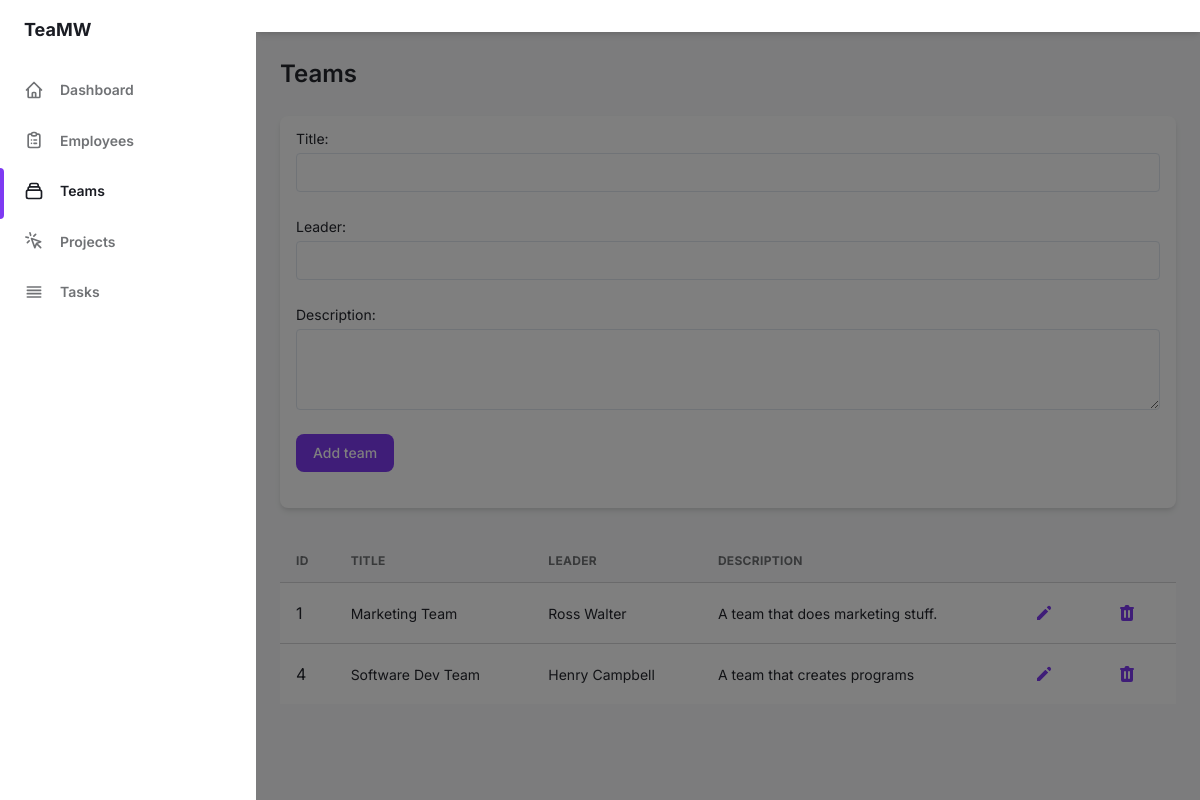
/teams.php, run on the app's committed database.
### tables this page shows
CREATE TABLE `teams` (
  `team_id` int(11) NOT NULL,
  `team_title` varchar(50) NOT NULL,
  `leader` varchar(50) NOT NULL,
  `team_description` varchar(200) DEFAULT NULL
);

### teams.php (the view, shortened to what this page needs)
<?php
  $con = connection();
  $sql = "SELECT * FROM teams";
  $query = mysqli_query($con, $sql);
?>
<!DOCTYPE html>
<html :class="{ 'theme-dark': dark }" x-data="data()" lang="en">
  <head>
    <link rel="stylesheet" href="./assets/css/tailwind.output.css" />
  </head>
  <body>
    <div
      class="flex h-screen bg-gray-50 dark:bg-gray-900"
      :class="{ 'overflow-hidden': isSideMenuOpen}"
    >
      <aside
        class="z-20 hidden w-64 overflow-y-auto bg-white dark:bg-gray-800 md:block flex-shrink-0"
      >
        <div class="py-4 text-gray-500 dark:text-gray-400">
          <a
            class="ml-6 text-lg font-bold text-gray-800 dark:text-gray-200"
            href="#"
          >
            TeaMW
          </a>
          <ul class="mt-6">
            <li class="relative px-6 py-3">
              <a
                class="inline-flex items-center w-full text-sm font-semibold transition-colors duration-150 hover:text-gray-800 dark:hover:text-gray-200"
                href="index.php"
              >
                <svg
                  class="w-5 h-5"
                  aria-hidden="true"
                  fill="none"
                  stroke-linecap="round"
                  stroke-linejoin="round"
                  stroke-width="2"
                  viewBox="0 0 24 24"
                  stroke="currentColor"
                >
                  <path
                    d="M3 12l2-2m0 0l7-7 7 7M5 10v10a1 1 0 001 1h3m10-11l2 2m-2-2v10a1 1 0 01-1 1h-3m-6 0a1 1 0 001-1v-4a1 1 0 011-1h2a1 1 0 011 1v4a1 1 0 001 1m-6 0h6"
                  ></path>
                </svg>
                <span class="ml-4">Dashboard</span>
              </a>
            </li>
          </ul>
          <ul>
            <li class="relative px-6 py-3">
              <a
                class="inline-flex items-center w-full text-sm font-semibold transition-colors duration-150 hover:text-gray-800 dark:hover:text-gray-200"
                href="employees.php"
              >
                <span class="ml-4">Employees</span>
              </a>
            </li>
            <li class="relative px-6 py-3">
              <span
                class="absolute inset-y-0 left-0 w-1 bg-purple-600 rounded-tr-lg rounded-br-lg"
                aria-hidden="true"
              ></span>
              <a
                class="inline-flex items-center w-full text-sm font-semibold text-gray-800 transition-colors duration-150 hover:text-gray-800 dark:hover:text-gray-200 dark:text-gray-100"
                href="teams.php"
              >
                <span class="ml-4">Teams</span>
              </a>
            </li>
            <li class="relative px-6 py-3">
              <a
                class="inline-flex items-center w-full text-sm font-semibold transition-colors duration-150 hover:text-gray-800 dark:hover:text-gray-200"
                href="projects.php"
              >
                <svg
                  class="w-5 h-5"
                  aria-hidden="true"
                  fill="none"
                  stroke-linecap="round"
                  stroke-linejoin="round"
                  stroke-width="2"
                  viewBox="0 0 24 24"
                  stroke="currentColor"
                >
                  <path
                    d="M15 15l-2 5L9 9l11 4-5 2zm0 0l5 5M7.188 2.239l.777 2.897M5.136 7.965l-2.898-.777M13.95 4.05l-2.122 2.122m-5.657 5.656l-2.12 2.122"
                  ></path>
                </svg>
                <span class="ml-4">Projects</span>
              </a>
            </li>
            <li class="relative px-6 py-3">
              <a
                class="inline-flex items-center w-full text-sm font-semibold transition-colors duration-150 hover:text-gray-800 dark:hover:text-gray-200"
                href="tasks.php"
              >
                <svg
                  class="w-5 h-5"
                  aria-hidden="true"
                  fill="none"
                  stroke-linecap="round"
                  stroke-linejoin="round"
                  stroke-width="2"
                  viewBox="0 0 24 24"
                  stroke="currentColor"
                >
                  <path d="M4 6h16M4 10h16M4 14h16M4 18h16"></path>
                </svg>
                <span class="ml-4">Tasks</span>
              </a>
            </li>
        </div>
      </aside>
      <div
        x-show="isSideMenuOpen"
        x-transition:enter="transition ease-in-out duration-150"
        x-transition:enter-start="opacity-0"
        x-transition:enter-end="opacity-100"
        x-transition:leave="transition ease-in-out duration-150"
        x-transition:leave-start="opacity-100"
        x-transition:leave-end="opacity-0"
        class="fixed inset-0 z-10 flex items-end bg-black bg-opacity-50 sm:items-center sm:justify-center"
      ></div>
      <div class="flex flex-col flex-1">
      <header class="z-10 py-4 bg-white shadow-md dark:bg-gray-800">
        </header>
        <main class="h-full pb-16 overflow-y-auto">
          <div class="container px-6 mx-auto grid">
            <h2
              class="my-6 text-2xl font-semibold text-gray-700 dark:text-gray-200"
            >
              Teams
            </h2>
            <form action="insert_team.php" method="POST">
              <div
                class="px-4 py-3 mb-8 bg-white rounded-lg shadow-md dark:bg-gray-800"
              >
                <label class="block text-sm">
                  <span class="text-gray-700 dark:text-gray-400">Title:</span>
                  <input
                    type="text"
                    name="title"
                    required
                    class="block w-full mt-1 text-sm dark:border-gray-600 dark:bg-gray-700 focus:border-purple-400 focus:outline-none focus:shadow-outline-purple dark:text-gray-300 dark:focus:shadow-outline-gray form-input"
                  />
                </label>
                <br>
                <label class="block text-sm">
                  <span class="text-gray-700 dark:text-gray-400">Leader:</span>
                  <input
                    type="text"
                    name="leader"
                    required
                    class="block w-full mt-1 text-sm dark:border-gray-600 dark:bg-gray-700 focus:border-purple-400 focus:outline-none focus:shadow-outline-purple dark:text-gray-300 dark:focus:shadow-outline-gray form-input"
                  />
                </label>
                <br>
                <label class="block text-sm">
                  <span class="text-gray-700 dark:text-gray-400">Description:</span>
                  <textarea
                    name="description"
                    class="block w-full mt-1 text-sm dark:text-gray-300 dark:border-gray-600 dark:bg-gray-700 form-textarea focus:border-purple-400 focus:outline-none focus:shadow-outline-purple dark:focus:shadow-outline-gray"
                    rows="3">
                  </textarea>
                </label>
                <br>
                <div>
                  <input
                    type="submit"
                    class="px-4 py-2 text-sm font-medium leading-5 text-white transition-colors duration-150 bg-purple-600 border border-transparent rounded-lg active:bg-purple-600 hover:bg-purple-700 focus:outline-none focus:shadow-outline-purple"
                    value="Add team"
                    >
                </div>
                <br>
            </form>
          </div>
          <div class="w-full overflow-x-auto">
            <table class="w-full whitespace-no-wrap">
              <thead>
                <tr class="text-xs font-semibold tracking-wide text-left text-gray-500 uppercase border-b dark:border-gray-700 bg-gray-50 dark:text-gray-400 dark:bg-gray-800">
                  <th class="px-4 py-3">id</th>
                  <th class="px-4 py-3">Title</th>
                  <th class="px-4 py-3">Leader</th>
                  <th class="px-4 py-3">Description</th>
                  <th class="px-4 py-3"></th>
                  <th class="px-4 py-3"></th>
                </tr>
              </thead>
              <tbody class="bg-white divide-y dark:divide-gray-700 dark:bg-gray-800">
                <?php
                  while($row = mysqli_fetch_array($query)):
                ?>
                <tr class="text-gray-700 dark:text-gray-400">
                  <td class="px-4 py-3"> <?= $row['team_id'] ?> </td>
                  <td class="px-4 py-3 text-sm"> <?= $row['team_title'] ?> </td>
                  <td class="px-4 py-3 text-sm"> <?= $row['leader'] ?> </td>
                  <td class="px-4 py-3 text-sm"> <?= $row['team_description'] ?> </td>
                  <td class="px-4 py-3">
                    <div class="flex items-center space-x- text-sm">
                      <a href="update_team.php?team_id=<?= $row['team_id'] ?>">
                        <button
                          class="flex items-center justify-between px-2 py-2 text-sm font-medium leading-5 text-purple-600 rounded-lg dark:text-gray-400 focus:outline-none focus:shadow-outline-gray"
                          aria-label="Edit"
                        >
                          <svg
                            class="w-5 h-5"
                            aria-hidden="true"
                            fill="currentColor"
                            viewBox="0 0 20 20"
                          >
                            <path
                              d="M13.586 3.586a2 2 0 112.828 2.828l-.793.793-2.828-2.828.793-.793zM11.379 5.793L3 14.172V17h2.828l8.38-8.379-2.83-2.828z"
                            ></path>
                          </svg>
                        </button>
                      </a>
                    </div>
                  </td>
                  <td class="px-4 py-3">
                    <div class="flex items-center space-x- text-sm">
                      <a href="delete_team.php?team_id=<?= $row['team_id'] ?>">
                        <button
                          class="flex items-center justify-between px-2 py-2 text-sm font-medium leading-5 text-purple-600 rounded-lg dark:text-gray-400 focus:outline-none focus:shadow-outline-gray"
                          aria-label="Delete"
                        >
                        </button>
                      </a>
                    </div>
                  </td>
                </tr>
                <?php endwhile; ?>
              </tbody>
            </table>
          </div>
        </main>
      </div>
    </div>
  </body>
</html>

### data on the page
teams: team_id "1", team_title "Marketing Team", leader "Ross Walter", team_description "A team that does marketing stuff."
teams: team_id "4", team_title "Software Dev Team", leader "Henry Campbell", team_description "A team that creates programs"
